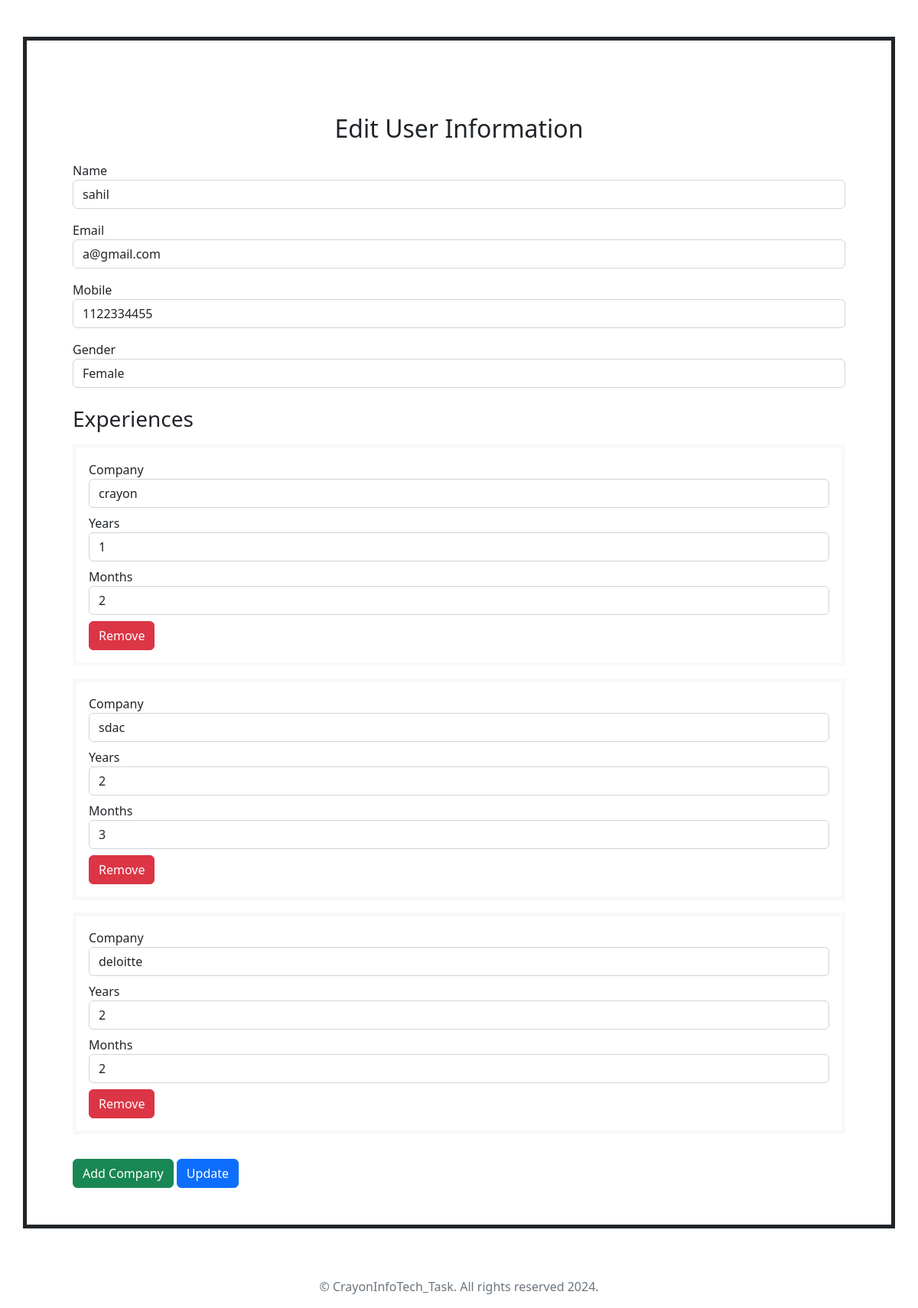
Page /editform.php?id=1 on the committed database.
### tables this page shows
CREATE TABLE `users` (
  `id` int(11) NOT NULL,
  `name` varchar(100) NOT NULL,
  `email` varchar(100) NOT NULL,
  `mobile` varchar(15) NOT NULL,
  `gender` enum('Male','Female','Other') NOT NULL
);

CREATE TABLE `experiences` (
  `id` int(11) NOT NULL,
  `user_id` int(11) NOT NULL,
  `company` varchar(100) NOT NULL,
  `years` int(11) NOT NULL,
  `months` int(11) NOT NULL
);

### editform.php (the view, shortened to what this page needs)
<?php
if (isset($_GET['id'])) {
    $id = $_GET['id'];
    $conn = new mysqli('localhost', 'root', '', 'management');
    $sql = "SELECT * FROM users WHERE id = ?";
    $stmt = $conn->prepare($sql);
    $stmt->bind_param("i", $id);
    $stmt->execute();
    $result = $stmt->get_result();
    $user = $result->fetch_assoc();
    $sql = "SELECT * FROM experiences WHERE user_id = ?";
    $stmt = $conn->prepare($sql);
    $stmt->bind_param("i", $id);
    $stmt->execute();
    $experiences = $stmt->get_result()->fetch_all(MYSQLI_ASSOC);
}
?>
<!DOCTYPE html>
<html lang="en">
<head>
    <link href="https://cdn.jsdelivr.net/npm/bootstrap@5.2.1/dist/css/bootstrap.min.css" rel="stylesheet">
</head>
<body>
    <main>
        <div class="container border border-5 border-dark my-5 p-5">
            <div class="container mt-5">
                <h2 class="text-center mb-4">Edit User Information</h2>
                <form id="UserForm" method="post" action="UserUpdate.php">
                    <div class="form-group mb-3">
                        <label for="name">Name</label>
                        <input type="text" class="form-control" id="name" name="name" value="<?php echo $user['name']; ?>" required>
                    </div>
                    <div class="form-group mb-3">
                        <label for="email">Email</label>
                        <input type="email" class="form-control" id="email" name="email" value="<?php echo $user['email']; ?>" required>
                    </div>
                    <div class="form-group mb-3">
                        <label for="mobile">Mobile</label>
                        <input type="text" class="form-control" id="mobile" name="mobile" value="<?php echo $user['mobile']; ?>" required>
                    </div>
                    <div class="form-group mb-3">
                        <label for="gender">Gender</label>
                        <select class="form-control" id="gender" name="gender" required>
                            <option value="Female" <?php if ($user['gender'] == 'Female') echo 'selected'; ?>>Female</option>
                        </select>
                    </div>
                    <h3 class="mt-4 mb-3">Experiences</h3>
                    <div id="experienceFields">
                        <?php foreach ($experiences as $experience) : ?>
                            <div class="experience-group border border-light p-3 mb-3">
                                <div class="form-group mb-2">
                                    <label for="company">Company</label>
                                    <input type="text" class="form-control" name="company[]" value="<?php echo $experience['company']; ?>" required>
                                </div>
                                <div class="form-group mb-2">
                                    <label for="years">Years</label>
                                    <input type="number" class="form-control" name="years[]" value="<?php echo $experience['years']; ?>" required>
                                </div>
                                <div class="form-group mb-2">
                                    <label for="months">Months</label>
                                    <input type="number" class="form-control" name="months[]" value="<?php echo $experience['months']; ?>" required>
                                </div>
                                <button type="button" class="btn btn-danger remove-experience">Remove</button>
                            </div>
                        <?php endforeach; ?>
                    </div>
                    <button type="button" class="btn btn-success mt-3" id="addExperience">Add Company</button>
                    <button type="submit" class="btn btn-primary mt-3">Update</button>
                </form>
            </div>
        </div>
    </main>
    <div>
        <center>
          <footer class="footer mt-auto py-3 sticky-bottom">
            <div class="container">
              <span class="text-muted">
                &copy; CrayonInfoTech_Task. All rights reserved 2024.
              </span>
            </div>
          </footer>
        </center>
      </div>
</body>
</html>

### rows in the picture
users: name "sahil", email "a@gmail.com", mobile "1122334455", gender "Female"
experiences: company "crayon", years "1", months "2"
experiences: company "sdac", years "2", months "3"
experiences: company "deloitte", years "2", months "2"
